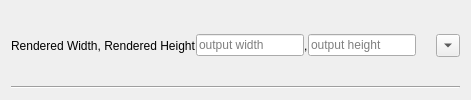
            <widget class="QWidget" name="widget1_rW" native="true">
             <property name="sizePolicy">
              <sizepolicy hsizetype="Preferred" vsizetype="Maximum">
               <horstretch>0</horstretch>
               <verstretch>0</verstretch>
              </sizepolicy>
             </property>
             <property name="toolTip">
              <string>&lt;html&gt;&lt;head/&gt;&lt;body&gt;&lt;p&gt;Resolution (measured in pixels) that the game will render at.&lt;/p&gt;&lt;/body&gt;&lt;/html&gt;</string>
             </property>
             <layout class="QVBoxLayout" name="verticalLayout_3">
              <item>
               <widget class="QWidget" name="widget_10" native="true">
                <property name="sizePolicy">
                 <sizepolicy hsizetype="Preferred" vsizetype="Minimum">
                  <horstretch>0</horstretch>
                  <verstretch>0</verstretch>
                 </sizepolicy>
                </property>
                <layout class="QHBoxLayout" name="horizontalLayout_4" stretch="0,0,0,0,0,0,0">
                 <property name="spacing">
                  <number>0</number>
                 </property>
                 <property name="leftMargin">
                  <number>0</number>
                 </property>
                 <property name="topMargin">
                  <number>0</number>
                 </property>
                 <property name="rightMargin">
                  <number>0</number>
                 </property>
                 <property name="bottomMargin">
                  <number>0</number>
                 </property>
                 <item>
                  <widget class="QLabel" name="label_2">
                   <property name="text">
                    <string>Rendered Width, Rendered Height</string>
                   </property>
                  </widget>
                 </item>
                 <item>
                  <spacer name="horizontalSpacer_3">
                   <property name="orientation">
                    <enum>Qt::Orientation::Horizontal</enum>
                   </property>
                   <property name="sizeHint" stdset="0">
                    <size>
                     <width>0</width>
                     <height>20</height>
                    </size>
                   </property>
                  </spacer>
                 </item>
                 <item>
                  <widget class="QLineEdit" name="lineEdit_rWidth">
                   <property name="sizePolicy">
                    <sizepolicy hsizetype="Fixed" vsizetype="Fixed">
                     <horstretch>0</horstretch>
                     <verstretch>0</verstretch>
                    </sizepolicy>
                   </property>
                   <property name="maxLength">
                    <number>4</number>
                   </property>
                   <property name="placeholderText">
                    <string>output width</string>
                   </property>
                  </widget>
                 </item>
                 <item>
                  <widget class="QLabel" name="label_6">
                   <property name="text">
                    <string>,</string>
                   </property>
                  </widget>
                 </item>
                 <item>
                  <widget class="QLineEdit" name="lineEdit_rHeight">
                   <property name="sizePolicy">
                    <sizepolicy hsizetype="Fixed" vsizetype="Fixed">
                     <horstretch>0</horstretch>
                     <verstretch>0</verstretch>
                    </sizepolicy>
                   </property>
                   <property name="maxLength">
                    <number>4</number>
                   </property>
                   <property name="placeholderText">
                    <string>output height</string>
                   </property>
                  </widget>
                 </item>
                 <item>
                  <spacer name="horizontalSpacer">
                   <property name="orientation">
                    <enum>Qt::Orientation::Horizontal</enum>
                   </property>
                   <property name="sizeType">
                    <enum>QSizePolicy::Policy::Fixed</enum>
                   </property>
                   <property name="sizeHint" stdset="0">
                    <size>
                     <width>20</width>
                     <height>20</height>
                    </size>
                   </property>
                  </spacer>
                 </item>
                 <item>
                  <widget class="QToolButton" name="toolButton_renderedResolution">
                   <property name="text">
                    <string>...</string>
                   </property>
                   <property name="arrowType">
                    <enum>Qt::ArrowType::DownArrow</enum>
                   </property>
                  </widget>
                 </item>
                </layout>
               </widget>
              </item>
              <item>
               <widget class="Line" name="line_3">
                <property name="orientation">
                 <enum>Qt::Orientation::Horizontal</enum>
                </property>
               </widget>
              </item>
             </layout>
            </widget>
